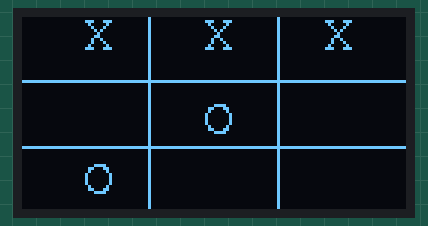
The sketch below on a simulated Arduino Uno, built with avr-gcc and run on an emulated ATmega328P. Shown: 128×64 one-colour display.

Above: at 0.1 s.

The sketch:

Display128_desenho.ino
```cpp
#include <Wire.h> // Biblioteca para uso do protocolo I2C;
#include <Adafruit_GFX.h> // Biblioteca para manipulação gráfica no display;
#include <Adafruit_SH1106.h> // Biblioteca para operação do driver de controle do display;

#include <Fonts/FreeMono9pt7b.h> // Fonte para alteração do texto;

#define OLED_RESET -1 // Em displays que não possuem pino RESET, é dado o valor -1;

Adafruit_SH1106 display(OLED_RESET); // Declaração da tela com o nome "display";

void setup() {
  Serial.begin(9600);
  display.begin(SH1106_SWITCHCAPVCC, 0x3C); // Inicialização do display com a biblioteca e endereço de hardware do display;
}

void loop() {
  display.clearDisplay(); // Comando para limpar a tela;

  // Desenhando o tabuleiro do jogo da velha
  display.drawLine(42, 0, 42, 64, WHITE); // Linha vertical
  display.drawLine(85, 0, 85, 64, WHITE); // Linha vertical
  display.drawLine(0, 21, 128, 21, WHITE); // Linha horizontal
  display.drawLine(0, 43, 128, 43, WHITE); // Linha horizontal

  // Desenhando "X" e "O"
  display.setFont(&FreeMono9pt7b); // Definir a fonte
  display.setTextColor(WHITE); // Cor do texto
  display.setTextSize(1); // Tamanho do texto

  // Posicionar e desenhar "X" e "O"
  display.setCursor(20, 10); // Posição do "X"
  display.print("X");

  display.setCursor(60, 38); // Posição do "O"
  display.print("O");

  display.setCursor(100, 10); // Posição do "X"
  display.print("X");

  display.setCursor(60, 10); // Posição do "X"
  display.print("X");

  display.setCursor(20, 58); // Posição do "O"
  display.print("O");

  display.display(); // Mostrar informações na tela;
}
```
